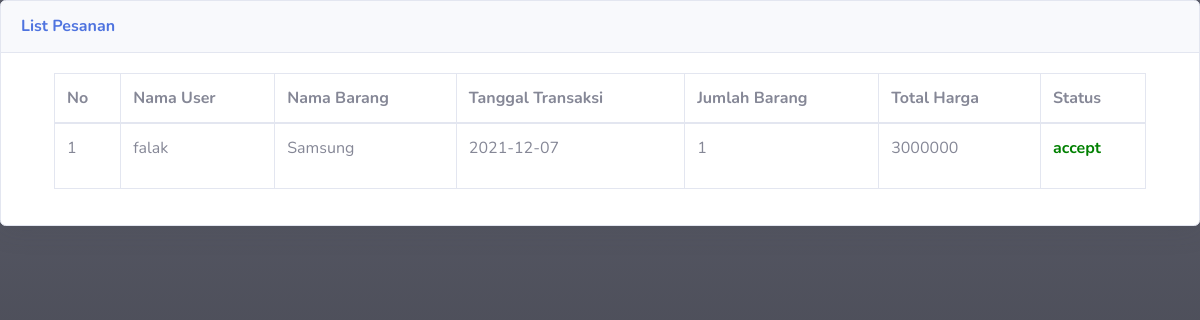
Screenshot of /customer/riwayat.php with the database file from the repository.
### tables this page shows
CREATE TABLE `transaksi` (
  `id_transaksi` int(11) NOT NULL,
  `id_user` varchar(20) NOT NULL,
  `id_barang` varchar(20) NOT NULL,
  `tgl_transaksi` date NOT NULL,
  `jumlah_barang` int(11) NOT NULL,
  `total_harga` int(11) NOT NULL,
  `status` enum('proses','accept','batal') NOT NULL
);

### customer/riwayat.php (the view, shortened to what this page needs)
<!DOCTYPE html>
<html lang="en">
<head>
    <link href="../vendor/fontawesome-free/css/all.min.css" rel="stylesheet" type="text/css">
    <link href="../css/sb-admin-2.min.css" rel="stylesheet">
</head>
<body class="bg-gradient-dark">
<div class="card shadow mb-4">
    <div class="card-header py-3">
        <h6 class="m-0 font-weight-bold text-primary">List Pesanan</h6>
    </div>
<div class="card-body">
    <div class="table-responsive">
    <div class="container">
    <table class="table table-bordered" id="dataTable" width="100%" cellspacing="0">
    <thead>
    <tr>
        <th>No</th>
        <th>Nama User</th>
        <th>Nama Barang</th>
        <th>Tanggal Transaksi</th>
        <th>Jumlah Barang</th>
        <th>Total Harga</th>
        <th>Status</th>
        </tr>
        </thead>
        <?php
        require '../koneksi.php';
        $sql=mysqli_query($conn, "SELECT * from transaksi");
        while ($data=mysqli_fetch_array($sql)) {
        ?>
        <tbody>
        <tr>
        <td><?php echo $data['id_transaksi']; ?></td>
        <td><?php echo $data['id_user']; ?></td>
        <td><?php echo $data['id_barang']; ?></td>
        <td><?php echo $data['tgl_transaksi']; ?></td>
        <td><?php echo $data['jumlah_barang']; ?></td>
        <td><?php echo $data['total_harga']; ?></td>
    <td>
        <?php if ($data['status'] == "accept") : ?>
        <p style="color: green; font-weight: bold"><?= $data['status'] ?></p>
        <?php elseif ($data['status'] == "batal") : ?>
        <p style="color: red; font-weight: bold;"><?= $data['status'] ?></p>
        <?php else: ?>
        <p><?= $data['status'] ?></p>
        <a href="accept.php?id=<?= $data['id_transaksi'] ?>" class="btn btn-success">Accept</a>
        <a href="batal.php?id=<?= $data['id_transaksi'] ?>" class="btn btn-danger">Batal</a>
        <?php endif;?>
      </td>
    </tr>
  </tbody>
  <?php } ?>
</table>
</div>
</div>
</div>
</body>
</html>

### rows the page displays
transaksi: id_transaksi "1", id_user "falak", id_barang "Samsung", tgl_transaksi "2021-12-07", jumlah_barang "1", total_harga "3000000", status "accept"
